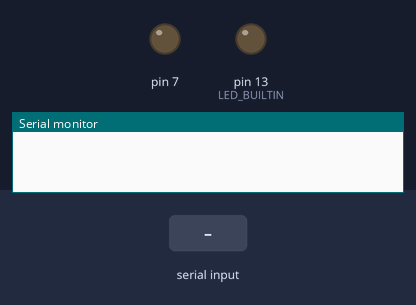
A sketch run on a simulated Arduino Uno, built with avr-gcc and run on an emulated ATmega328P. Shown: output pins drawn as LEDs (lit = HIGH), the last lines printed to the serial monitor. The inputs (shaded band) are chosen by the test bench.

Above: at 1.2 s.
1.3 s: "1" received over Serial
At 4.0 s:
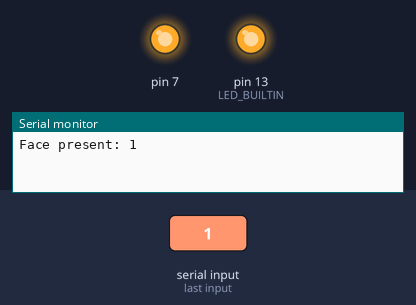
4.3 s: "0" received over Serial
At 6.7 s:
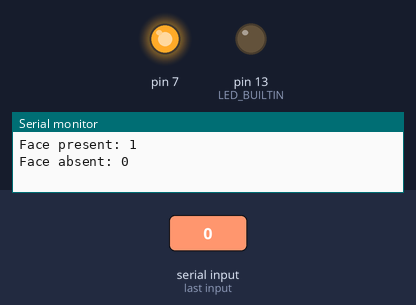
Timing chart, 0 to 8.2 s (numbered marks = the images above; inputs shaded):
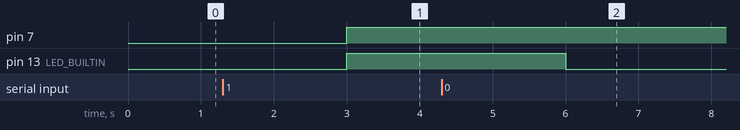

Measured:
- after the input at 1.3 s, pin 7, pin 13 (LED_BUILTIN): LOW → HIGH after 1.7 s
- after the input at 4.3 s, pin 13 (LED_BUILTIN): HIGH → LOW after 1.7 s

The sketch:

arduino.ino
```cpp
void setup() {
  pinMode(LED_BUILTIN, OUTPUT);
  pinMode(7, OUTPUT);
  // Setting baudrate to 9600
  Serial.begin(9600);
  digitalWrite(LED_BUILTIN, LOW);
}

void loop() {
  if(Serial.available() > 0){
      String s = Serial.readString(); // for incoming serial data
      s.trim();
      if(s.equals("1")){
        Serial.println("Face present: " + s);
        digitalWrite(LED_BUILTIN, HIGH);
        digitalWrite(7, HIGH);
      }
      if(s.equals("0")){
        Serial.println("Face absent: " + s);
        digitalWrite(LED_BUILTIN, LOW);
        digitalWrite(7, HIGH);
      }
  }
  delay(2000);
}
```
